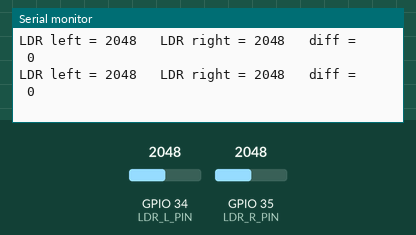
The sketch below on a simulated ESP32. Parts: the last lines printed to the serial monitor. Inputs (shaded band) come from the test bench; at power-on: GPIO 34 (LDR_L_PIN) = 2048, GPIO 35 (LDR_R_PIN) = 2048.

Above: at 7.7 s.
7.8 s: GPIO 34 (LDR_L_PIN) set to 1560
At 8.02 s:
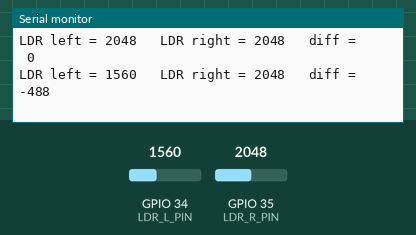
9.3 s: GPIO 34 (LDR_L_PIN) set to 1441
At 9.52 s:
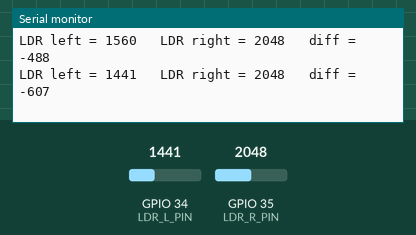

The sketch:

01_ldr_test.ino
```cpp
// TEST 1 - LDR sensors
// Wiring: 3.3V -> LDR -> GPIO34 (or GPIO35) -> 10k -> GND
// Expected: covering an LDR with your finger makes its value DROP. Values range 0-4095.
// Open Serial Monitor at 115200 baud.

#define LDR_L_PIN 34
#define LDR_R_PIN 35

void setup() {
  Serial.begin(115200);
  analogSetAttenuation(ADC_11db);
}

void loop() {
  int l = analogRead(LDR_L_PIN);
  int r = analogRead(LDR_R_PIN);
  Serial.printf("LDR left = %4d   LDR right = %4d   diff = %5d\n", l, r, l - r);
  delay(300);
}
```

Measured:
- after the input at 7.8 s, the serial monitor: prints a new line at once (image 1)
- after the input at 9.3 s, the serial monitor: prints a new line at once (image 2)
